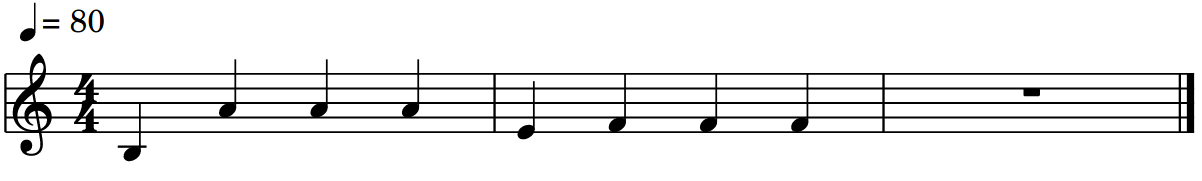
#> input picture assets/songtron_test_0.png, 1202 x 181 px
$ python image_ops.py   (older library calls are emulated)
#> lines starting #> are read from the running program, lines starting #| are printed output that depends on the picture; after the words box and inside, x2 and y2 are one past the last pixel; in counts of white or black regions, pixels touching at a corner belong together
#> further down, pic is the input picture: shape (181, 1202, 3); mean R, G, B 235.7, 235.7, 235.7
"""
def binarize(image):
    #Binarizing image
    arr = image.flatten()
    mean = arr.mean()
    print("mean: {}".format(mean))

"""
import imageio
import numpy as np
import matplotlib.pyplot as plt
import cv2

def kernel_horizontal(bin_im):
    horizontal = np.copy(bin_im)
    rows = horizontal.shape[1]
    size = rows//40
    structure = cv2.getStructuringElement(cv2.MORPH_RECT, (size, 1))
    print(structure)
    horizontal = cv2.erode(horizontal, structure)
    horizontal = cv2.dilate(horizontal, structure)
    return horizontal

def conv2d_image(f, w):
    N, M = f.shape[0:2]
    n, m = w.shape[0:2]
    w_flip = np.flip(np.flip(w, 0), 1)
    a = n//2  # floor of n/2
    b = m//2  # floor of m/2
    g = np.zeros(f.shape, dtype=np.float)
    for x in range(a, N-a):
        for y in range(b, M-b):
            region_f = f[x-a:x+(a+1), y-b:y+(b+1)]
            g[x][y] = np.sum(np.multiply(region_f.astype(np.float), w_flip.astype(np.float)))
    return g


def otsu_threshold(im):

    # Compute histogram and probabilities of each intensity level
    pixel_counts = [np.sum(im == i) for i in range(256)]
#> pixel_counts = 256 values, max 591257 at index 255, min 0 at index 1, mean 2549.6
    n, m = im.shape[0:2]
#> n = 181; m = 1202
    # Initialization
    s_max = (0,0)

    for threshold in range(256):

        # update
        w_0 = sum(pixel_counts[:threshold])
        w_1 = sum(pixel_counts[threshold:])

        mu_0 = sum([i * pixel_counts[i] for i in range(0,threshold)])\
                        / w_0 if w_0 > 0 else 0
        mu_1 = sum([i * pixel_counts[i] for i in range(threshold, 256)])\
                        / w_1 if w_1 > 0 else 0

        # calculate - inter class variance
        s = w_0 * w_1 * (mu_0 - mu_1) ** 2

        if s > s_max[1]:
            s_max = (threshold, s)
#> this loop made 256 passes
#> (w_0, w_1, mu_0, mu_1, s_max) on passes 2, 5, 6, 7, 8, 9, 10, 11, 13, 14, 17, 18: (33888, 618798, 0, 248.6, (1, 1.3e+15)), (33891, 618795, 0.000266, 248.6, (4, 1.3e+15)), (33900, 618786, 0.00133, 248.6, (5, 1.3e+15)), (33906, 618780, 0.00221, 248.6, (6, 1.3e+15)), (33909, 618777, 0.00274, 248.6, (7, 1.3e+15)), (34007, 618679, 0.0229, 248.6, (8, 1.3e+15)), (34031, 618655, 0.0285, 248.6, (9, 1.3e+15)), (34034, 618652, 0.0293, 248.6, (10, 1.3e+15)), (34052, 618634, 0.0351, 248.6, (12, 1.3e+15)), (34064, 618622, 0.0393, 248.6, (13, 1.3e+15)), (34255, 618431, 0.123, 248.7, (16, 1.31e+15)), (34360, 618326, 0.171, 248.8, (17, 1.31e+15))
#> (w_0, w_1, mu_0, mu_1, s) on passes 1, 3, 4, 12, 15, 16: (0, 652686, 0, 235.7, 0), (33888, 618798, 0, 248.6, 1.3e+15), (33888, 618798, 0, 248.6, 1.3e+15), (34034, 618652, 0.0293, 248.6, 1.3e+15), (34064, 618622, 0.0393, 248.6, 1.3e+15), (34064, 618622, 0.0393, 248.6, 1.3e+15)
#> after the loop, s_max = (148, 1.58e+15)
    return s_max[0]

def threshold(pic, threshold):
#> called with threshold = 148
    return ((pic < threshold) * 255).astype('uint8')
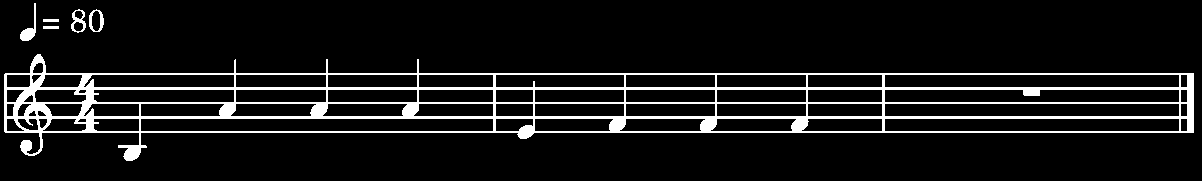
#> returned value: shape (181, 1202); 9% white; 6 white regions, box (x1, y1, x2, y2) and area: (4, 54, 1194, 161) 18963, (20, 3, 36, 41) 211, (71, 9, 86, 33) 154, (89, 9, 104, 32) 144, (43, 19, 59, 22) 48, (43, 26, 59, 29) 48

if __name__ == '__main__':

    # [4 lines of commented-out code are left out]

    pic = imageio.imread('../assets/songtron_test_0.png')
    #plt.figure(figsize=(7,7))
    #plt.axis('off')
    #plt.imshow(pic)

    gray = lambda rgb : np.dot(rgb[... , :3] , [0.21 , 0.72, 0.07])

    bin_img = threshold(gray(pic), otsu_threshold(pic))

    plt.figure(figsize=(7,7))
    plt.imshow(bin_img, cmap='gray')
    plt.axis('off')

    lines = kernel_horizontal(bin_img)
#| [[1 1 1 1 1 1 1 1 1 1 1 1 1 1 1 1 1 1 1 1 1 1 1 1 1 1 1 1 1 1]]
#> in kernel_horizontal, `horizontal = cv2.erode(horizontal, structure)`:
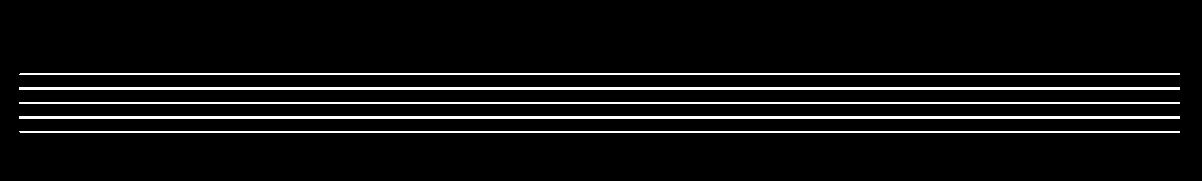
#> horizontal: shape (181, 1202); 6.4% white; 5 white regions, box (x1, y1, x2, y2) and area: (19, 87, 1180, 90) 3483, (19, 116, 1180, 119) 3483, (19, 102, 1180, 104) 2322, (19, 73, 1180, 75) 2321, (19, 131, 1180, 133) 2321
#> in kernel_horizontal, `horizontal = cv2.dilate(horizontal, structure)`:
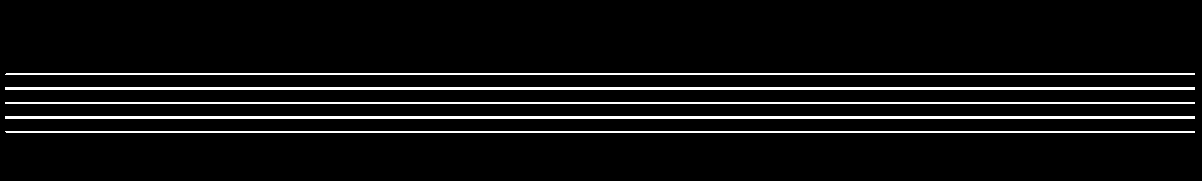
#> horizontal: shape (181, 1202); 6.6% white; 5 white regions, box (x1, y1, x2, y2) and area: (5, 87, 1195, 90) 3570, (5, 116, 1195, 119) 3570, (5, 102, 1195, 104) 2380, (5, 73, 1195, 75) 2379, (5, 131, 1195, 133) 2379
    plt.figure(figsize=(7,7))
    plt.imshow(lines, cmap='gray')
    plt.axis('off')

    bin_img[lines == 255] = 0
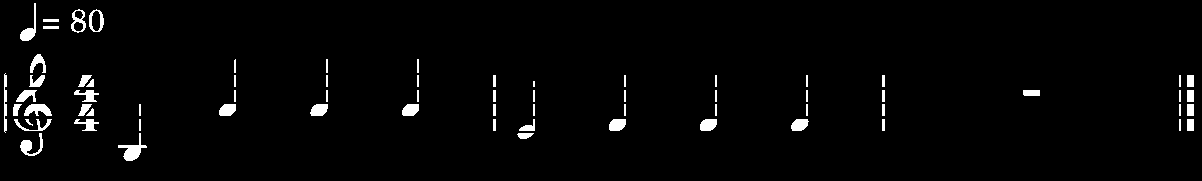
#> bin_img: shape (181, 1202); 2.4% white; 69 white regions (1 under 20 px), largest, box (x1, y1, x2, y2) and area: (118, 133, 147, 161) 291, (24, 104, 52, 116) 226, (20, 133, 43, 156) 213

    plt.figure(figsize=(7,7))
    plt.imshow(bin_img, cmap='gray')
    plt.axis('off')

    blurred = cv2.medianBlur(bin_img, 5)
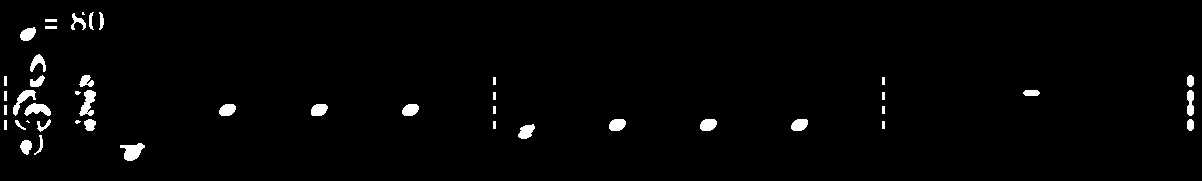
#> blurred: shape (181, 1202); 1.9% white; 45 white regions (4 under 20 px), largest, box (x1, y1, x2, y2) and area: (120, 143, 145, 161) 271, (79, 90, 96, 116) 247, (24, 103, 51, 116) 222
    plt.figure(figsize=(7,7))
    plt.imshow(blurred, cmap='gray')
    plt.axis('off')

    kernel = np.ones((5,5),np.uint8)
    closing = cv2.morphologyEx(bin_img, cv2.MORPH_CLOSE, kernel)
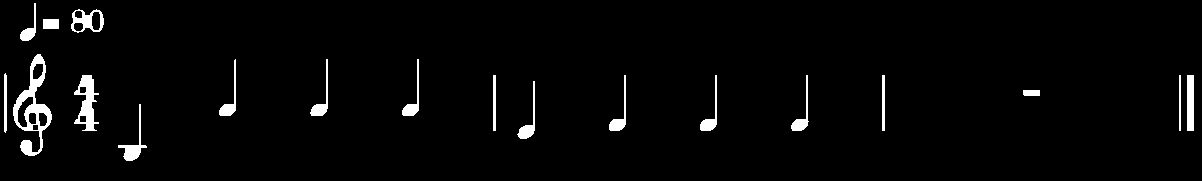
#> closing: shape (181, 1202); 2.8% white; 19 white regions, largest, box (x1, y1, x2, y2) and area: (13, 54, 52, 156) 1318, (74, 75, 99, 131) 698, (1187, 75, 1194, 131) 392

    plt.figure(figsize=(12,12))
    plt.imshow(closing, cmap='gray')
    plt.axis('off')


    plt.show()

$ run again, with assets/dataset1.png copied over assets/songtron_test_0.png
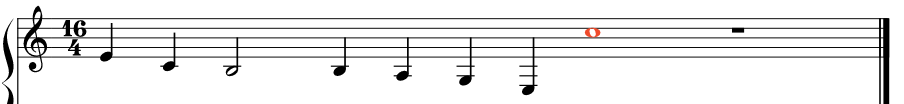
#> input picture assets/dataset1.png, 904 x 104 px
#> pic is the input picture: shape (104, 904, 4); mean R, G, B, A 235.7, 235.6, 235.6, 255
#> pixel_counts = 256 values, max 341069 at index 255, min 0 at index 25, mean 1469
#> the loop in otsu_threshold, `for threshold in range(256):` made 256 passes
#> (w_0, w_1, mu_0, mu_1, s_max) on passes 2 to 9: (5604, 370460, 0, 244.1, (1, 1.24e+14)), (5616, 370448, 0.00214, 244.1, (2, 1.24e+14)), (5628, 370436, 0.0064, 244.1, (3, 1.24e+14)), (5643, 370421, 0.0144, 244.1, (4, 1.25e+14)), (5670, 370394, 0.0333, 244.1, (5, 1.25e+14)), (5682, 370382, 0.0438, 244.2, (6, 1.25e+14)), (5778, 370286, 0.143, 244.2, (7, 1.27e+14)), (5808, 370256, 0.178, 244.2, (8, 1.28e+14))
#> after the loop in otsu_threshold, `for threshold in range(256):`: s_max = (158, 3.24e+14)
#> in threshold, `return ((pic < threshold) * 255).astype('uint8')`:
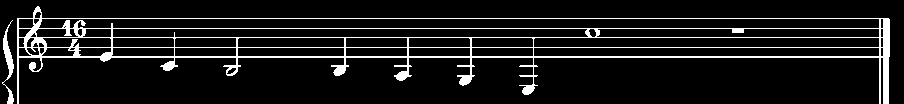
#> returned value: shape (104, 904); 9% white in thin lines or dots
#| [[1 1 1 1 1 1 1 1 1 1 1 1 1 1 1 1 1 1 1 1 1 1]]
#> bin_img: shape (104, 904); 3.4% white; 55 white regions (23 under 20 px), largest, box (x1, y1, x2, y2) and area: (2, 20, 14, 104) 335, (883, 58, 889, 104) 276, (519, 58, 538, 95) 204
#> blurred: shape (104, 904); 2.4% white; 28 white regions (5 under 20 px), largest, box (x1, y1, x2, y2) and area: (881, 19, 890, 104) 617, (3, 35, 14, 78) 222, (395, 63, 410, 81) 137
#> `closing = cv2.morphologyEx(bin_img, cv2.MORPH_CLOSE, kernel)`:
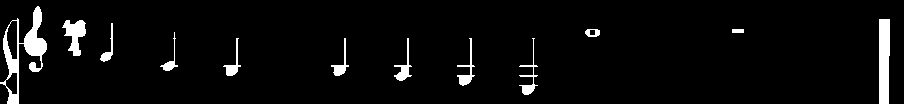
#> closing: shape (104, 904); 4.4% white; 12 white regions, largest, box (x1, y1, x2, y2) and area: (0, 6, 47, 104) 1332, (879, 19, 890, 104) 887, (62, 20, 86, 56) 461
